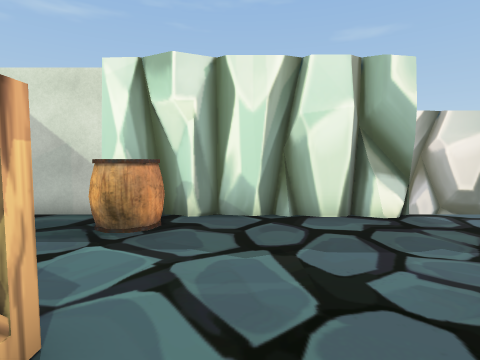
View 1 (above)

16 first-person views from a walk through a Unity game level. The camera is 1.3 m above the floor, tilts 4° down and sees 80° across. The floor is counted in squares, 0.9 m on a side. Each view is taken from the middle of a square. On the plan, view 1 faces up. The plan holds only what a view shows up to about 14 squares ahead; the rest is blank. The place goes on beyond the plan. The player is left out. Some animated figures are left out.

View 2
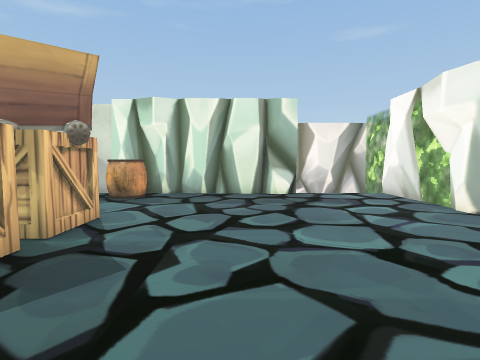

View 3
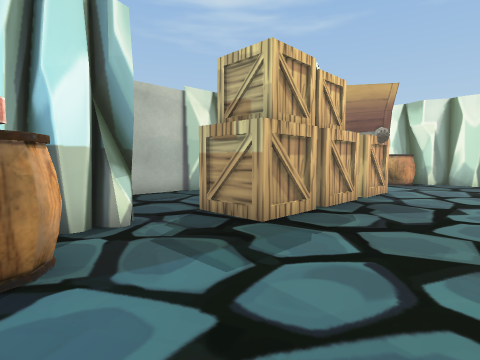

View 4
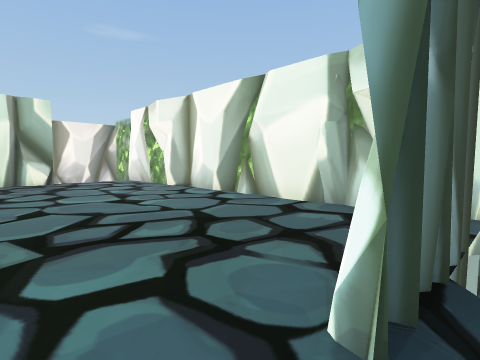

View 5
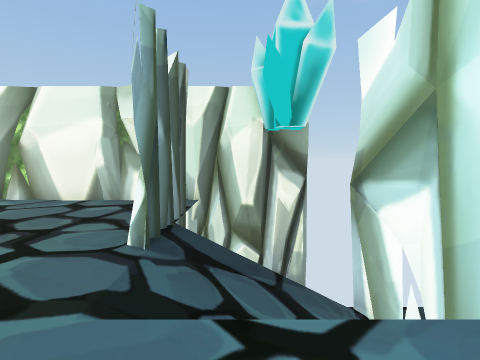

View 6
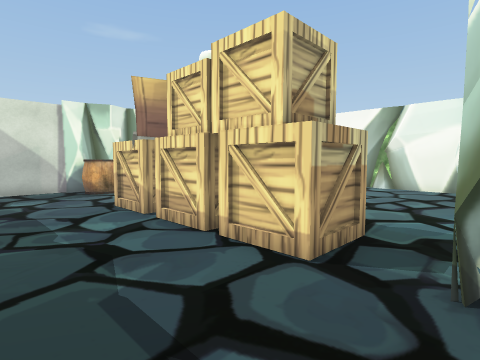

View 7
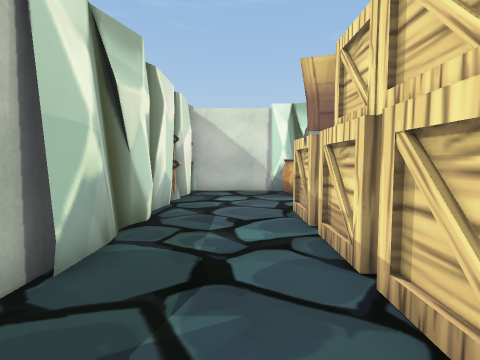

View 8
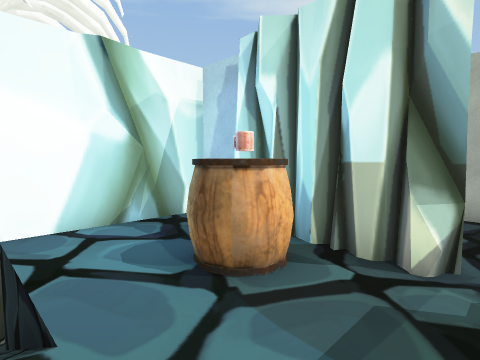

View 9
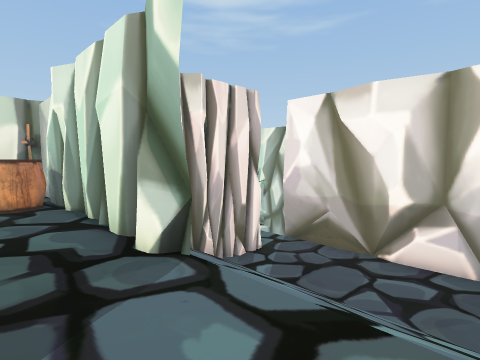

View 10
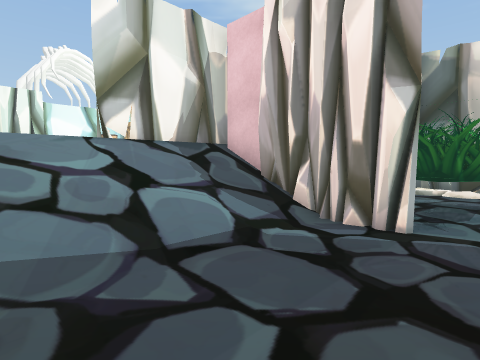

View 11
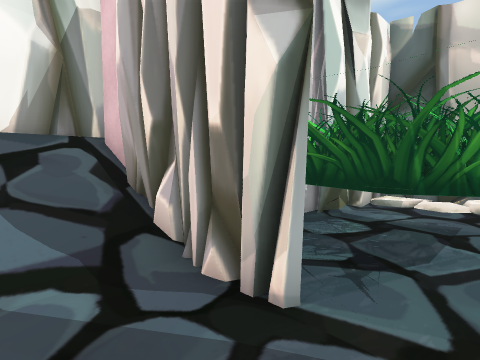

View 12
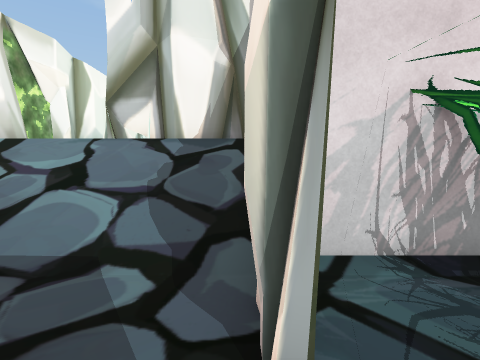

View 13
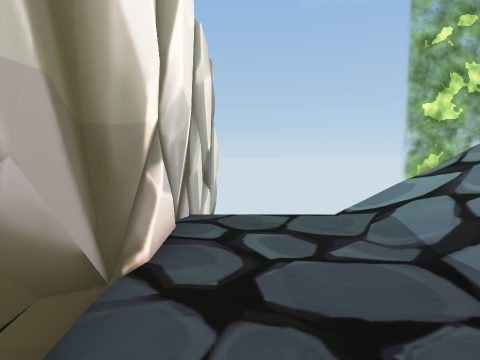

View 14
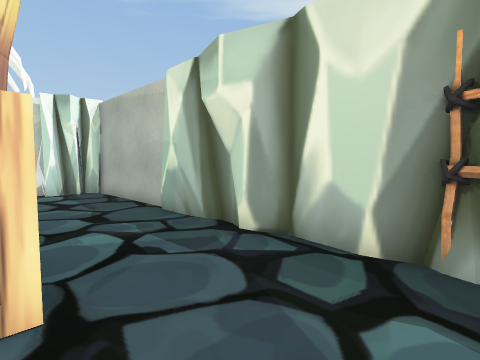

View 15
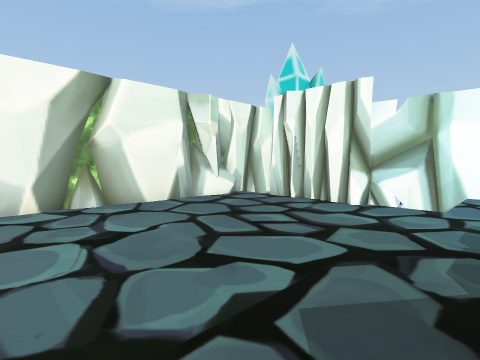

View 16
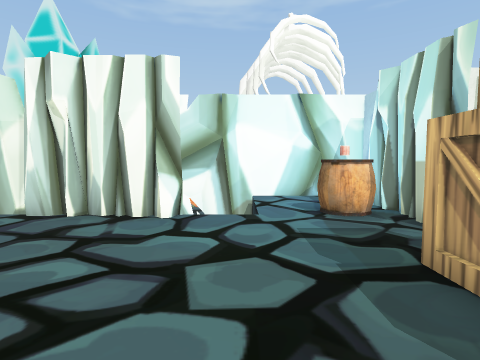

### Floor plan
Key: @ floor where view 1 was taken; # wall or solid block; . main floor; - floor 1.75 m lower than the main floor; / step, stairs or slope; = window, fence, low wall or low ledge; v drop or lower ground; B box; O other object.
Columns run from 8 left of view 1 to 9 right of it. Each row starts with its distance up from view 1.
 16          #==######
 15 O     O----------#
 14 #- OOOO----------
 13 O- OOOO--#-------
 12 #vO OOO--#-------
 11 v#########///////
 10         ##///////
  9         #////////#
  8  #########///////#
  7  #...#O#.####...##
  6  #...OO.........##
  5 v#...............#
  4  ................#
  3 #................#
  2 #....BB..........#
  1 #....BB..........#
  0 #....BB.@........#
 -1 #....BB..........#
 -2 #....BB..........#
 -3 #....BB.........##
 -4 #....BB.........#
 -5 #....BB.........#
 -6 #...............##
 -7 #....#..........##
 -8 #....#O....####..#
 -9 #####OOO.//// # ##
-10     ##...////
-11     #....////
-12     #..../ //
-13     ##########

Positions as (right, up) in squares from view 1, and headings:
1: (0, 0), facing up
2: (2, -5), facing up
3: (2, -9), facing up-left
4: (1, -9), facing up-right
5: (-2, -10), facing right
6: (-7, -7), facing up-right
7: (-5, -6), facing up
8: (1, -6), facing down-left
9: (8, 5), facing up-left
10: (7, 15), facing down-left
11: (3, 15), facing down-left
12: (1, 15), facing down
13: (1, 14), facing right
14: (-3, 5), facing down-left
15: (-1, 1), facing down-right
16: (1, -1), facing down
